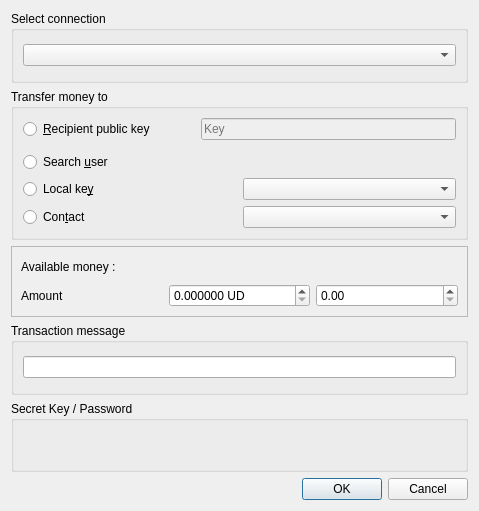
<?xml version="1.0" encoding="UTF-8"?>
<ui version="4.0">
 <class>TransferMoneyWidget</class>
 <widget class="QWidget" name="TransferMoneyWidget">
  <property name="geometry">
   <rect>
    <x>0</x>
    <y>0</y>
    <width>479</width>
    <height>511</height>
   </rect>
  </property>
  <property name="windowTitle">
   <string>Form</string>
  </property>
  <layout class="QVBoxLayout" name="verticalLayout">
   <item>
    <widget class="QGroupBox" name="groupbox_connection">
     <property name="title">
      <string>Select connection</string>
     </property>
     <layout class="QHBoxLayout" name="horizontalLayout_4">
      <item>
       <widget class="QComboBox" name="combo_connections"/>
      </item>
     </layout>
    </widget>
   </item>
   <item>
    <widget class="QGroupBox" name="group_box_recipient">
     <property name="title">
      <string>Transfer money to</string>
     </property>
     <layout class="QHBoxLayout" name="horizontalLayout_5">
      <item>
       <layout class="QVBoxLayout" name="verticalLayout_4">
        <property name="topMargin">
         <number>0</number>
        </property>
        <property name="bottomMargin">
         <number>0</number>
        </property>
        <item>
         <layout class="QHBoxLayout" name="horizontalLayout">
          <item>
           <widget class="QRadioButton" name="radio_pubkey">
            <property name="sizePolicy">
             <sizepolicy hsizetype="Maximum" vsizetype="Fixed">
              <horstretch>0</horstretch>
              <verstretch>0</verstretch>
             </sizepolicy>
            </property>
            <property name="text">
             <string>&amp;Recipient public key</string>
            </property>
            <property name="checked">
             <bool>false</bool>
            </property>
           </widget>
          </item>
          <item>
           <spacer name="horizontalSpacer_2">
            <property name="orientation">
             <enum>Qt::Horizontal</enum>
            </property>
            <property name="sizeType">
             <enum>QSizePolicy::Maximum</enum>
            </property>
            <property name="sizeHint" stdset="0">
             <size>
              <width>40</width>
              <height>20</height>
             </size>
            </property>
           </spacer>
          </item>
          <item>
           <widget class="QLineEdit" name="edit_pubkey">
            <property name="enabled">
             <bool>false</bool>
            </property>
            <property name="sizePolicy">
             <sizepolicy hsizetype="Minimum" vsizetype="Fixed">
              <horstretch>0</horstretch>
              <verstretch>0</verstretch>
             </sizepolicy>
            </property>
            <property name="inputMask">
             <string/>
            </property>
            <property name="text">
             <string/>
            </property>
            <property name="placeholderText">
             <string>Key</string>
            </property>
           </widget>
          </item>
         </layout>
        </item>
        <item>
         <layout class="QHBoxLayout" name="layout_search_user">
          <property name="topMargin">
           <number>6</number>
          </property>
          <item>
           <widget class="QRadioButton" name="radio_search">
            <property name="sizePolicy">
             <sizepolicy hsizetype="Minimum" vsizetype="Fixed">
              <horstretch>0</horstretch>
              <verstretch>0</verstretch>
             </sizepolicy>
            </property>
            <property name="text">
             <string>Search &amp;user</string>
            </property>
           </widget>
          </item>
          <item>
           <spacer name="horizontalSpacer">
            <property name="orientation">
             <enum>Qt::Horizontal</enum>
            </property>
            <property name="sizeType">
             <enum>QSizePolicy::Maximum</enum>
            </property>
            <property name="sizeHint" stdset="0">
             <size>
              <width>40</width>
              <height>20</height>
             </size>
            </property>
           </spacer>
          </item>
         </layout>
        </item>
        <item>
         <layout class="QHBoxLayout" name="horizontalLayout_2">
          <property name="topMargin">
           <number>0</number>
          </property>
          <item>
           <widget class="QRadioButton" name="radio_local_key">
            <property name="text">
             <string>Local ke&amp;y</string>
            </property>
           </widget>
          </item>
          <item>
           <widget class="QComboBox" name="combo_local_keys"/>
          </item>
         </layout>
        </item>
        <item>
         <layout class="QHBoxLayout" name="horizontalLayout_6">
          <property name="topMargin">
           <number>0</number>
          </property>
          <item>
           <widget class="QRadioButton" name="radio_contacts">
            <property name="text">
             <string>Con&amp;tact</string>
            </property>
           </widget>
          </item>
          <item>
           <widget class="QComboBox" name="combo_contacts"/>
          </item>
         </layout>
        </item>
       </layout>
      </item>
     </layout>
    </widget>
   </item>
   <item>
    <widget class="QFrame" name="frame">
     <property name="frameShape">
      <enum>QFrame::StyledPanel</enum>
     </property>
     <property name="frameShadow">
      <enum>QFrame::Raised</enum>
     </property>
     <layout class="QVBoxLayout" name="verticalLayout_8">
      <item>
       <widget class="QLabel" name="label_total">
        <property name="text">
         <string>Available money : </string>
        </property>
       </widget>
      </item>
      <item>
       <layout class="QHBoxLayout" name="horizontalLayout_3">
        <item>
         <widget class="QLabel" name="label_3">
          <property name="text">
           <string>Amount</string>
          </property>
         </widget>
        </item>
        <item>
         <widget class="QDoubleSpinBox" name="spinbox_relative">
          <property name="suffix">
           <string> UD</string>
          </property>
          <property name="decimals">
           <number>6</number>
          </property>
          <property name="maximum">
           <double>99999999999999991611392.000000000000000</double>
          </property>
          <property name="singleStep">
           <double>0.010000000000000</double>
          </property>
         </widget>
        </item>
        <item>
         <widget class="QDoubleSpinBox" name="spinbox_amount">
          <property name="wrapping">
           <bool>false</bool>
          </property>
          <property name="frame">
           <bool>true</bool>
          </property>
          <property name="readOnly">
           <bool>false</bool>
          </property>
          <property name="buttonSymbols">
           <enum>QAbstractSpinBox::UpDownArrows</enum>
          </property>
          <property name="showGroupSeparator" stdset="0">
           <bool>false</bool>
          </property>
          <property name="decimals">
           <number>2</number>
          </property>
          <property name="singleStep">
           <double>1.000000000000000</double>
          </property>
          <property name="value">
           <double>0.000000000000000</double>
          </property>
         </widget>
        </item>
       </layout>
      </item>
     </layout>
    </widget>
   </item>
   <item>
    <widget class="QGroupBox" name="groupBox_3">
     <property name="title">
      <string>Transaction message</string>
     </property>
     <layout class="QVBoxLayout" name="verticalLayout_3">
      <item>
       <widget class="QLineEdit" name="edit_message">
        <property name="inputMask">
         <string/>
        </property>
       </widget>
      </item>
     </layout>
    </widget>
   </item>
   <item>
    <widget class="QGroupBox" name="groupBox">
     <property name="title">
      <string>Secret Key / Password</string>
     </property>
     <layout class="QVBoxLayout" name="verticalLayout_2">
      <item>
       <layout class="QHBoxLayout" name="layout_password_input"/>
      </item>
     </layout>
    </widget>
   </item>
   <item>
    <widget class="QDialogButtonBox" name="button_box">
     <property name="orientation">
      <enum>Qt::Horizontal</enum>
     </property>
     <property name="standardButtons">
      <set>QDialogButtonBox::Cancel|QDialogButtonBox::Ok</set>
     </property>
    </widget>
   </item>
  </layout>
 </widget>
 <resources/>
 <connections/>
</ui>
